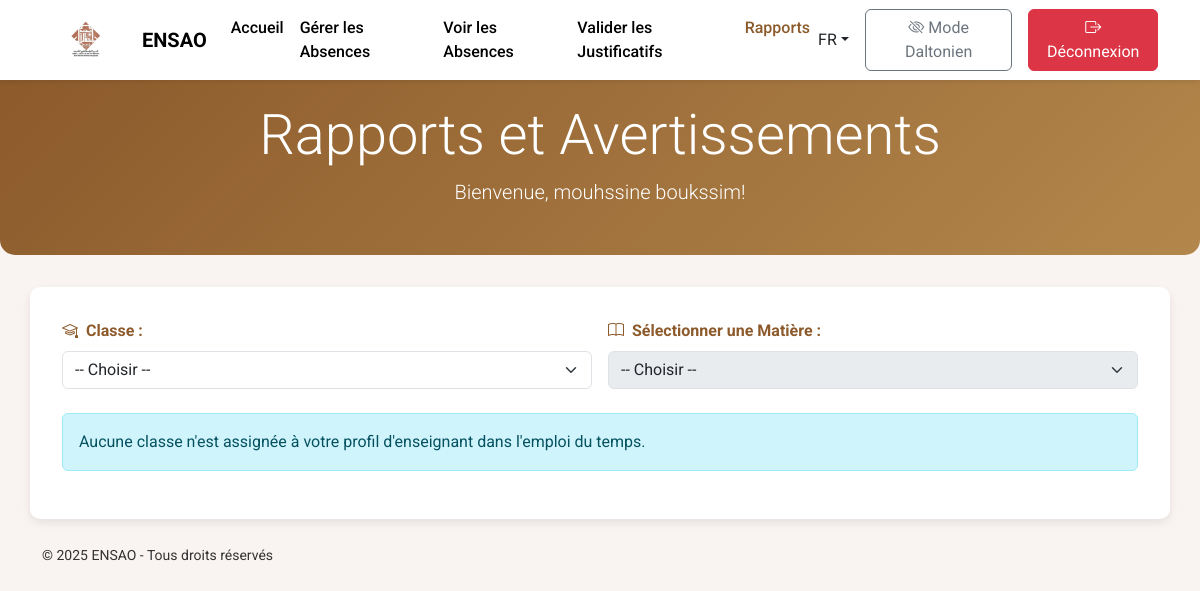
/professeurs/rapports.php (signed in), run on an earlier commit of the app's database.
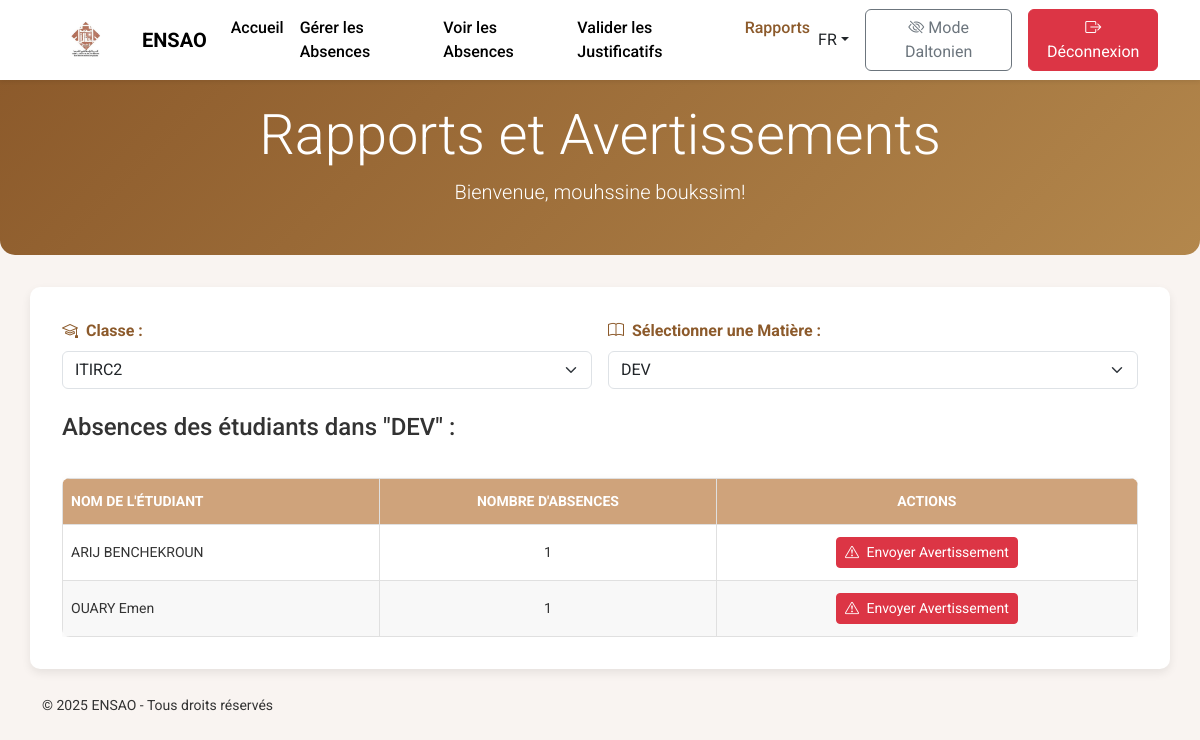
And on a later commit of the database.
### tables this page shows
CREATE TABLE IF NOT EXISTS `matieres` (
  `id` int NOT NULL AUTO_INCREMENT,
  `nom` varchar(100) NOT NULL,
  `code` varchar(10) NOT NULL,
  `professeur_id` int DEFAULT NULL,
  PRIMARY KEY (`id`),
  UNIQUE KEY `code` (`code`),
  KEY `professeur_id` (`professeur_id`)
);

CREATE TABLE IF NOT EXISTS `etudiants` (
  `id` int NOT NULL AUTO_INCREMENT,
  `nom` text NOT NULL,
  `prenom` text NOT NULL,
  `numero_etudiant` varchar(20) NOT NULL,
  `photo_path` varchar(100) NOT NULL,
  `code_massar` varchar(20) NOT NULL,
  `numero_apogee` varchar(20) NOT NULL,
  `cycle` enum('CP','ING') NOT NULL,
  `user_id` int DEFAULT NULL,
  `classe_id` int DEFAULT NULL,
  `filiere_id` int DEFAULT NULL,
  PRIMARY KEY (`id`),
  UNIQUE KEY `code_massar` (`code_massar`),
  UNIQUE KEY `numero_apogee` (`numero_apogee`),
  KEY `fk_etud_user` (`user_id`),
  KEY `fk_etudiants_classe` (`classe_id`),
  KEY `fk_etudiants_filiere` (`filiere_id`)
);

### professeurs/rapports.php (the view, shortened to what the changed rows need)
<?php
require_once '../includes/config.php';
$lang_code = isset($_SESSION['lang']) ? $_SESSION['lang'] : 'fr';
$prof_user_id = $_SESSION['user_id'];
$selected_class_id = isset($_POST['class_id']) ? intval($_POST['class_id']) : '';
$selected_matiere_id = isset($_POST['matiere_id']) ? intval($_POST['matiere_id']) : '';
$classes = [];
$matieres = [];
$absences_by_student = [];
try {
    $stmt_classes = $pdo->prepare("
        SELECT DISTINCT c.id, c.nom_classe
        FROM classes c
        JOIN emploi_du_temps edt ON c.id = edt.classe_id
        WHERE edt.professeur_id = ?
        ORDER BY c.nom_classe
    ");
    $stmt_classes->execute([$prof_user_id]);
    $classes = $stmt_classes->fetchAll(PDO::FETCH_ASSOC);
    if (empty($selected_class_id) && !empty($classes)) {
        $selected_class_id = $classes[0]['id'];
    }
} catch (PDOException $e) {
    $error_message = ($lang['db_error_load_classes'] ?? "Erreur de base de données lors du chargement des classes : ") . $e->getMessage();
    error_log("Rapports - Load Classes Error: " . $e->getMessage());
}
if ($selected_class_id) {
    try {
        $stmt_matieres = $pdo->prepare("
            SELECT DISTINCT m.id, m.nom
            FROM matieres m
            JOIN emploi_du_temps edt ON m.id = edt.matiere_id
            WHERE edt.professeur_id = ? AND edt.classe_id = ?
            ORDER BY m.nom
        ");
        $stmt_matieres->execute([$prof_user_id, $selected_class_id]);
        $matieres = $stmt_matieres->fetchAll(PDO::FETCH_ASSOC);
        if (empty($selected_matiere_id) && !empty($matieres)) {
            $selected_matiere_id = $matieres[0]['id'];
        }
    } catch (PDOException $e) {
        $error_message = ($lang['db_error_load_materials'] ?? "Erreur de base de données lors du chargement des matières : ") . $e->getMessage();
        error_log("Rapports - Load Matieres Error: " . $e->getMessage());
    }
}
if ($selected_class_id && $selected_matiere_id) {
    try {
        $stmt_absences = $pdo->prepare("
            SELECT
                e.id AS etudiant_id,
                e.nom AS etudiant_nom,
                e.prenom AS etudiant_prenom,
                u.email AS etudiant_email,
                COUNT(a.id) AS total_absences
            FROM
                etudiants e
            JOIN
                absences a ON e.id = a.etudiant_id
            JOIN
                utilisateurs u ON e.user_id = u.id
            WHERE
                e.classe_id = ? AND a.matiere_id = ?
            GROUP BY
                e.id, e.nom, e.prenom, u.email
            HAVING
                COUNT(a.id) > 0
            ORDER BY
                total_absences DESC, e.nom, e.prenom
        ");
        $stmt_absences->execute([$selected_class_id, $selected_matiere_id]);
        $absences_by_student = $stmt_absences->fetchAll(PDO::FETCH_ASSOC);
    } catch (PDOException $e) {
        $error_message = ($lang['db_error_load_absences'] ?? "Erreur de base de données lors du chargement des absences : ") . $e->getMessage();
        error_log("Rapports - Load Absences Error: " . $e->getMessage());
    }
}
?>
<!DOCTYPE html>
<html lang="<?= htmlspecialchars($lang_code) ?>">
<head>
    <link href="https://cdn.jsdelivr.net/npm/bootstrap@5.3.2/dist/css/bootstrap.min.css" rel="stylesheet">
    <link href="https://cdn.jsdelivr.net/npm/bootstrap-icons/font/bootstrap-icons.css" rel="stylesheet">
</head>
<body>
<section class="dashboard-header text-center">
    <div class="container">
        <h1 class="display-4 mb-2"><?= htmlspecialchars($lang['reports_title'] ?? 'Rapports et Avertissements') ?></h1>
    </div>
</section>
<main class="container content-section">
    <form method="post" class="mb-4">
        <div class="row g-3">
            <div class="col-md-6">
                <label for="class_id" class="form-label"><i class="bi bi-mortarboard me-1"></i> <?= htmlspecialchars($lang['select_class'] ?? 'Sélectionner une Classe') ?> :</label>
                <select class="form-select" id="class_id" name="class_id" onchange="this.form.submit()">
                    <option value="">-- <?= htmlspecialchars($lang['choose'] ?? 'Choisir') ?> --</option>
                    <?php foreach ($classes as $class): ?>
                        <option value="<?= htmlspecialchars($class['id']) ?>" <?= ($selected_class_id == $class['id']) ? 'selected' : '' ?>>
                            <?= htmlspecialchars($class['nom_classe']) ?>
                        </option>
                    <?php endforeach; ?>
                </select>
            </div>
            <div class="col-md-6">
                <label for="matiere_id" class="form-label"><i class="bi bi-book me-1"></i> <?= htmlspecialchars($lang['select_material'] ?? 'Sélectionner une Matière') ?> :</label>
                <select class="form-select" id="matiere_id" name="matiere_id" onchange="this.form.submit()" <?= empty($matieres) ? 'disabled' : '' ?>>
                    <option value="">-- <?= htmlspecialchars($lang['choose'] ?? 'Choisir') ?> --</option>
                    <?php foreach ($matieres as $matiere): ?>
                        <option value="<?= htmlspecialchars($matiere['id']) ?>" <?= ($selected_matiere_id == $matiere['id']) ? 'selected' : '' ?>>
                            <?= htmlspecialchars($matiere['nom']) ?>
                        </option>
                    <?php endforeach; ?>
                </select>
            </div>
        </div>
    </form>
    <?php if ($selected_class_id && $selected_matiere_id): ?>
        <h4 class="mt-4 mb-3"><?= htmlspecialchars($lang['students_absences_in_material'] ?? 'Absences des étudiants dans') ?> "<?= htmlspecialchars($matieres[array_search($selected_matiere_id, array_column($matieres, 'id'))]['nom'] ?? '') ?>" :</h4>
        <?php if (!empty($absences_by_student)): ?>
            <div class="table-responsive">
                <table>
                    <thead>
                        <tr>
                            <th><?= htmlspecialchars($lang['student_name'] ?? 'Nom de l\'étudiant') ?></th>
                            <th class="text-center"><?= htmlspecialchars($lang['total_absences'] ?? 'Nombre d\'absences') ?></th>
                            <th class="text-center"><?= htmlspecialchars($lang['actions'] ?? 'Actions') ?></th>
                        </tr>
                    </thead>
                    <tbody>
                        <?php foreach ($absences_by_student as $student_abs): ?>
                            <tr>
                                <td><?= htmlspecialchars($student_abs['etudiant_nom'] . ' ' . $student_abs['etudiant_prenom']) ?></td>
                                <td class="text-center"><?= htmlspecialchars($student_abs['total_absences']) ?></td>
                                <td class="text-center">
                                    <form method="post" style="display:inline;">
                                        <button type="submit" name="send_warning" class="btn btn-danger btn-sm">
                                            <i class="bi bi-exclamation-triangle me-1"></i> <?= htmlspecialchars($lang['send_warning'] ?? 'Envoyer Avertissement') ?>
                                        </button>
                                    </form>
                                </td>
                            </tr>
                        <?php endforeach; ?>
                    </tbody>
                </table>
            </div>
        <?php else: ?>
            <div class="alert alert-info mt-3">
                <?= htmlspecialchars($lang['no_absences_for_criteria'] ?? 'Aucune absence enregistrée pour cette classe et cette matière, ou tous les étudiants sont présents.') ?>
            </div>
        <?php endif; ?>
    <?php elseif (empty($classes)): ?>
        <div class="alert alert-info mt-4">
            <?= htmlspecialchars($lang['no_classes_assigned_to_prof'] ?? 'Aucune classe n\'est assignée à votre profil d\'enseignant dans l\'emploi du temps.') ?>
        </div>
    <?php else: ?>
        <div class="alert alert-info mt-4">
            <?= htmlspecialchars($lang['select_class_and_material'] ?? 'Veuillez sélectionner une classe et une matière pour voir les rapports d\'absences.') ?>
        </div>
    <?php endif; ?>
</main>
</body>
</html>

What changed in the data, as far as the page shows it:
added matieres: nom "DEV"
now on this page (row unchanged): etudiants: nom+prenom "ARIJ BENCHEKROUN", total_absences "1"
added etudiants: nom+prenom "OUARY Emen", total_absences "1"
Also different on the page:
form field class_id: "-- Choisir --" → "ITIRC2"
form field matiere_id: "-- Choisir --" → "DEV"
$lang['students_absences_in_material']: (not shown) → "Absences des étudiants dans"
$lang['student_name']: (not shown) → "NOM DE L'ÉTUDIANT"
$lang['total_absences']: (not shown) → "NOMBRE D'ABSENCES"
$lang['actions']: (not shown) → "ACTIONS"
$lang['no_classes_assigned_to_prof']: "Aucune classe n'est assignée à votre profil d'enseignant dans l'emploi du temps." → (not shown)
